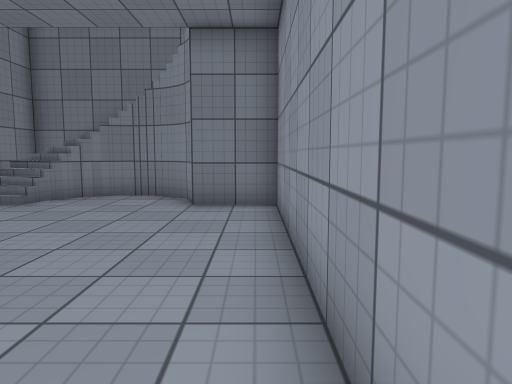
[1] (above)

16 first-person views from a walk through a 3-D level made in the Unity game engine. The camera is 1.2 m above the floor, tilts 6° down and sees 70° across. The floor is counted in squares, 1 m on a side. Each view is taken from the middle of a square. On the plan, view 1 faces up. The plan holds only what a view shows up to about 15 squares ahead; the rest is blank. The player character is not drawn. Surface patterns are stand-ins for the level's own textures.

[2]
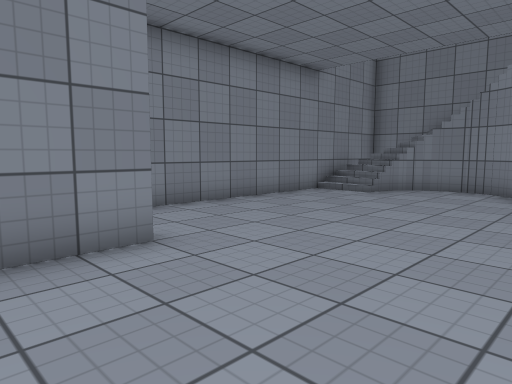

[3]
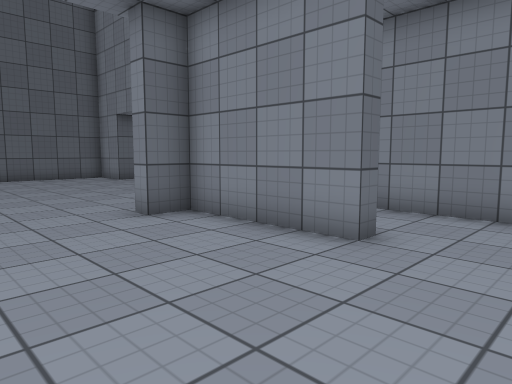

[4]
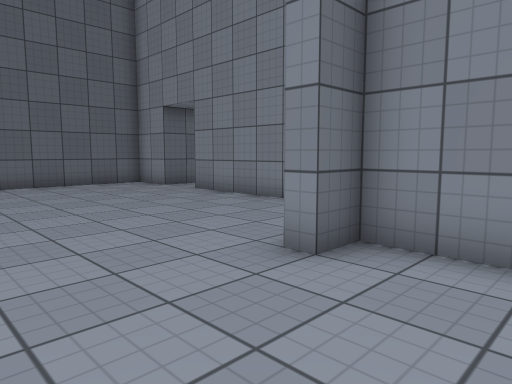

[5]
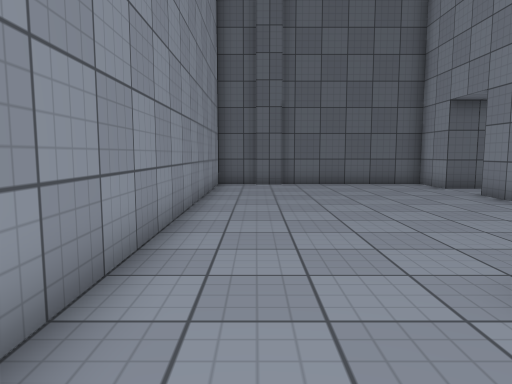

[6]
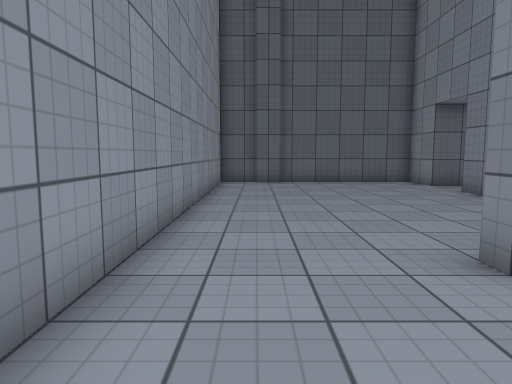

[7]
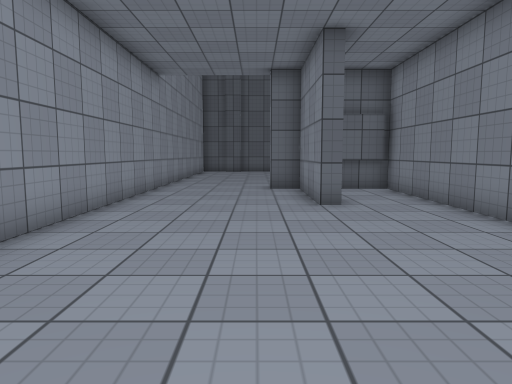

[8]
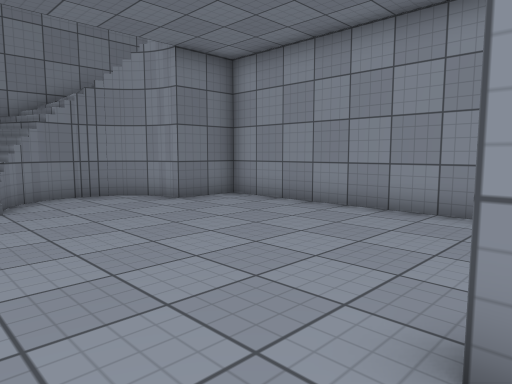

[9]
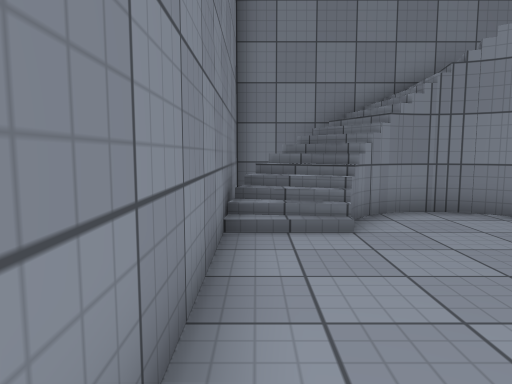

[10]
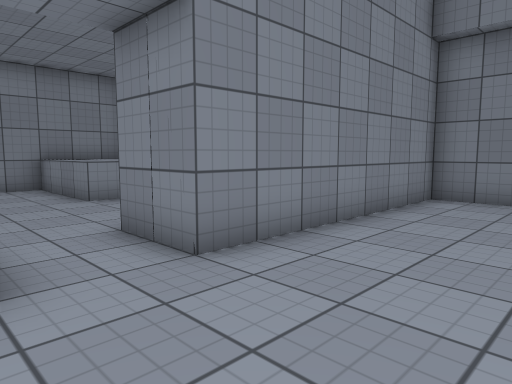

[11]
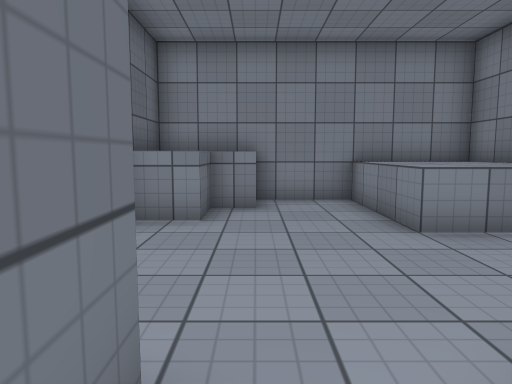

[12]
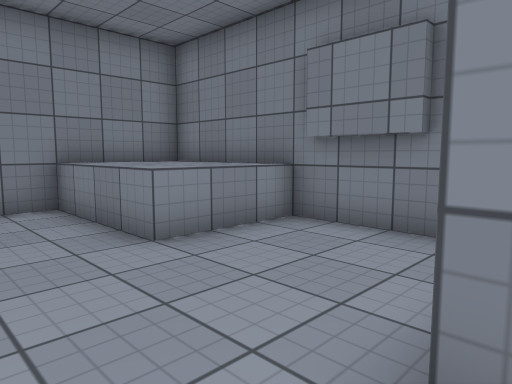

[13]
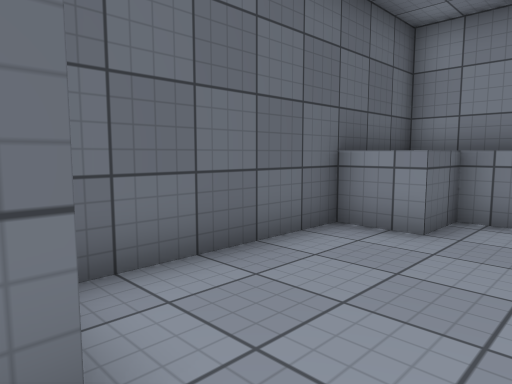

[14]
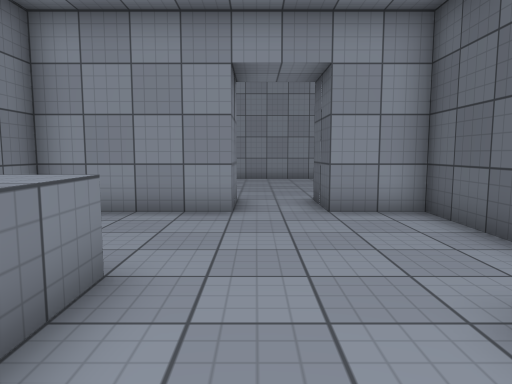

[15]
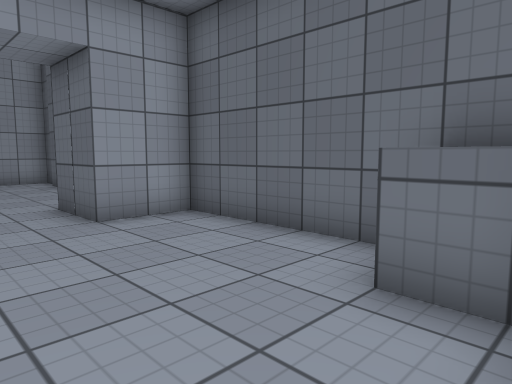

[16]
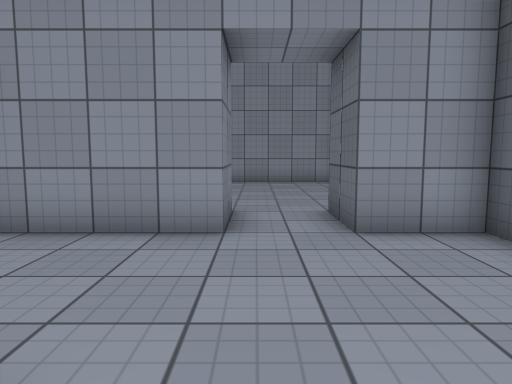

### Floor plan
Key: @ floor where view 1 was taken; # wall or solid block; . floor; / step, stairs or slope; ^ raised ledge; v drop or lower ground.
Columns run from 18 left of view 1 to 1 right of it. Each row starts with its distance up from view 1.
 13           #########
 12           # vv//
 11           #v////
 10           #v//..#
  9           #//....
  8           #........#
  7           #........#
  6           #........#
  5           #........#
  4           #........#
  3           #........#
  2           #........#
  1           #........#
  0           #..#....@#
 -1           #..#.....#
 -2           #..#.....#
 -3           ####.....#
 -4           #####....#
 -5           #........#
 -6           #........#
 -7 ###########........#
 -8 #^^^^###.##........#
 -9 #^^^^....##........#
-10 #^^^^....##........#
-11 #........##........#
-12 #..................#
-13 #^^................#
-14 # ^^.....##........#
-15 #  ^.....##.....##.#
-16 ####################

Where each view was taken, in squares from view 1:
view 1: 0 up, 0 right, facing up
view 2: 2 down, 0 right, facing up-left
view 3: 3 up, 0 right, facing down-left
view 4: 1 down, 0 right, facing down-left
view 5: 1 down, 1 left, facing down
view 6: 0 up, 1 left, facing down
view 7: 9 up, 3 left, facing down
view 8: 0 up, 7 left, facing up-right
view 9: 3 up, 7 left, facing up
view 10: 14 down, 4 left, facing up-left
view 11: 13 down, 8 left, facing left
view 12: 13 down, 9 left, facing up-left
view 13: 12 down, 9 left, facing down-left
view 14: 12 down, 17 left, facing right
view 15: 11 down, 16 left, facing down-right
view 16: 12 down, 15 left, facing right
